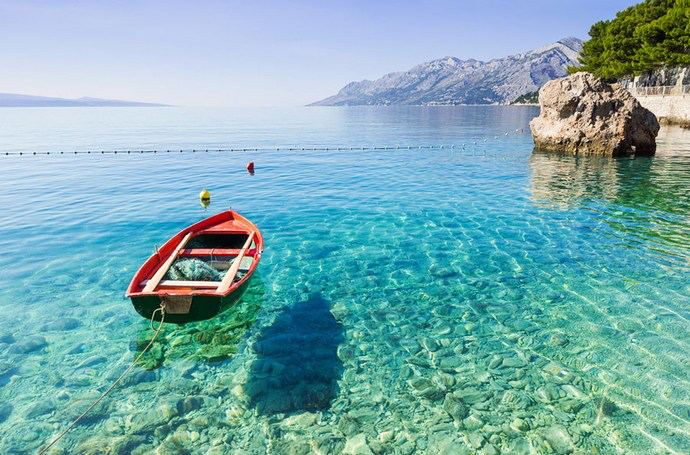
#> input picture lab2/brela.jpg, 690 x 455 px
$ python part2.py
#> lines starting #> are read from the running program, lines starting #| are printed output that depends on the picture
import numpy as np
from matplotlib.image import imread
import matplotlib.pyplot as plt
from sklearn.decomposition import PCA

image_raw = imread('brela.jpg')
#> image_raw is the input picture: shape (455, 690, 3); mean R, G, B 122.6, 172.5, 176.8
print(image_raw.shape)
#| (455, 690, 3)

image_sum = image_raw.sum(axis=2)
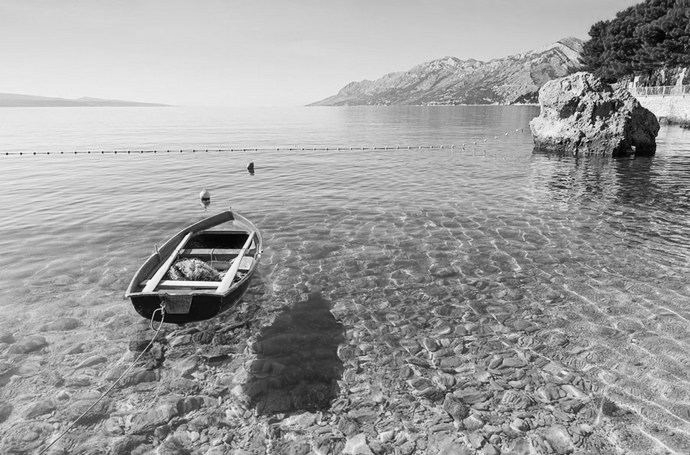
#> image_sum: shape (455, 690) uint64; min 1, max 760, mean 471.9; drawn with min black and max white
print(image_sum.shape)
#| (455, 690)
image_gray_scale = image_sum / image_sum.max()

plt.imshow(image_gray_scale, cmap='gray', vmin=0, vmax=1)
plt.colorbar()
plt.title('Brela gray scale', color='white', backgroundcolor='black')
plt.show()
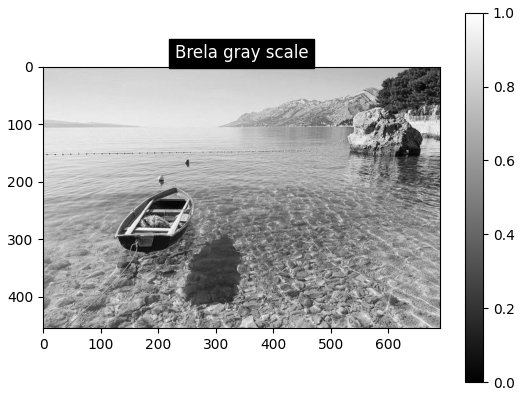
#> figure drawn by matplotlib, 2 panels

image_flattened = image_gray_scale.reshape(-1, image_gray_scale.shape[1])
pca = PCA()
pca.fit(image_flattened)
cumulative_variance = np.cumsum(pca.explained_variance_ratio_)  # cumulative variance

plt.figure(figsize=(8, 5))  # visualisation of cumulative variance
plt.plot(cumulative_variance, marker='*', color='#B00')
plt.xlabel('Number of components')
plt.ylabel('Cumulative explained variance')
plt.title('Cumulative explained variance & Number of components')
plt.grid(True)
plt.show()
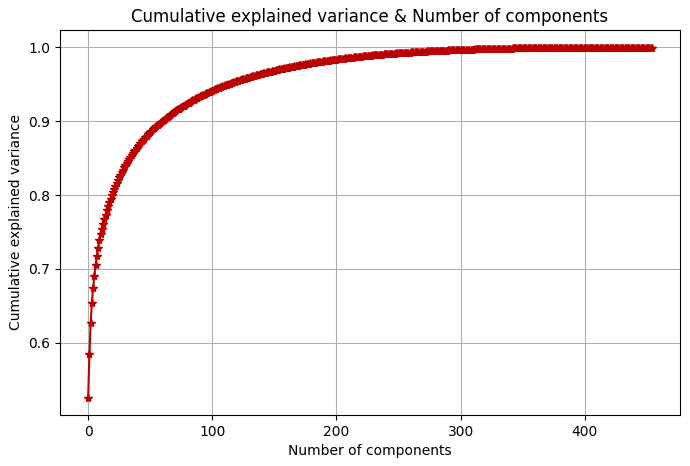
#> figure drawn by matplotlib, 1 panel; curve peaks at x = 453, y = 1

series = plt.figure(figsize=(16, 9), dpi=100)
part = series.subplots(3, 3, sharey=True, sharex=True)

percentage = 15
for i in range(9):
    num_components_i = np.argmax(cumulative_variance >= percentage/100) + 1
    pca_i = PCA(n_components=num_components_i)
    image_reduced = pca_i.fit_transform(image_flattened)
    image_reconstructed = pca_i.inverse_transform(image_reduced)
    image_reconstructed_2d = image_reconstructed.reshape(image_gray_scale.shape)
    percentage += 10

    plot_row = i // 3
    plot_column = i % 3

    part[plot_row, plot_column].imshow(image_reconstructed_2d, cmap='gray')
    part[plot_row, plot_column].set_title(f'Reconstructed image ({percentage}% variance)')
#> this loop made 9 passes
#> pass 1, `image_reconstructed = pca_i.inverse_transform(image_reduced)`:
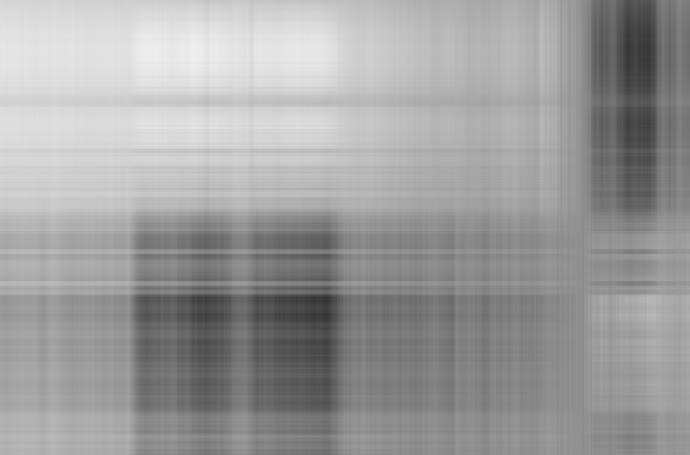
#> image_reconstructed: shape (455, 690) float64; min 0.205, max 0.945, mean 0.621
#> after the loop:
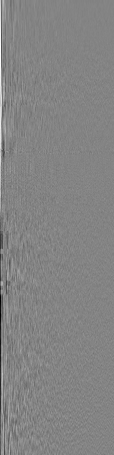
#> image_reduced: shape (455, 114) float64; min -5.69, max 5.31, mean -7.84e-18; drawn with min black and max white
#> after the loop, percentage = 105

plt.show()
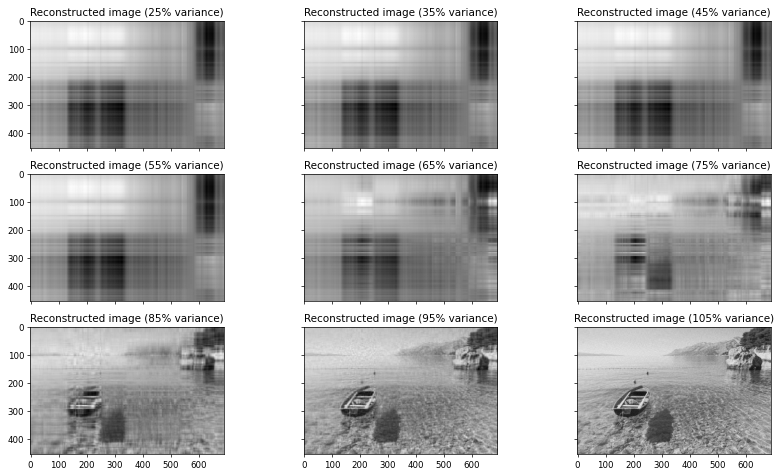
#> figure drawn by matplotlib, 9 panels

$ run again, with lab2/img.png saved as lab2/brela.jpg
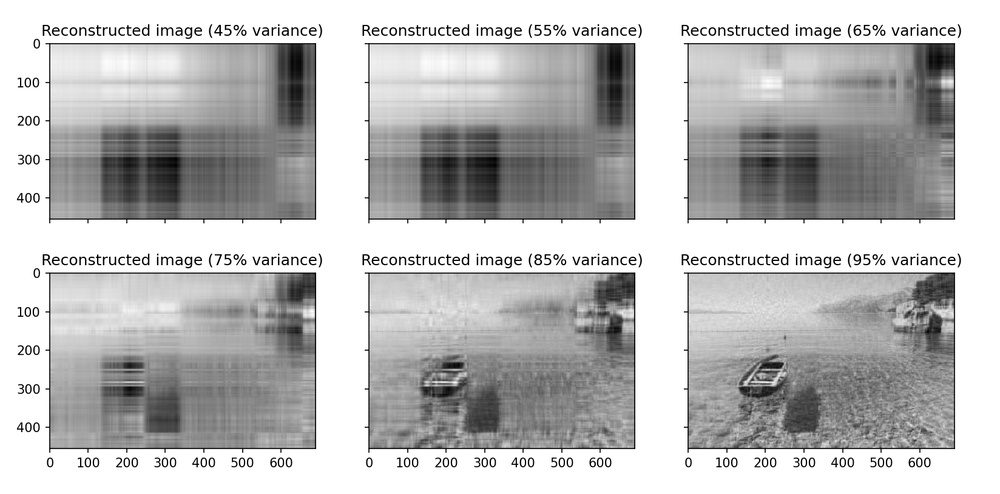
#> input picture lab2/img.png, 1000 x 494 px, shrunk from 1648 x 814 before the run
#> image_raw is the input picture: shape (494, 1000, 3); min 0, max 255, mean 188.1
#| (494, 1000, 3)
#| (494, 1000)
#> `plt.show()`:
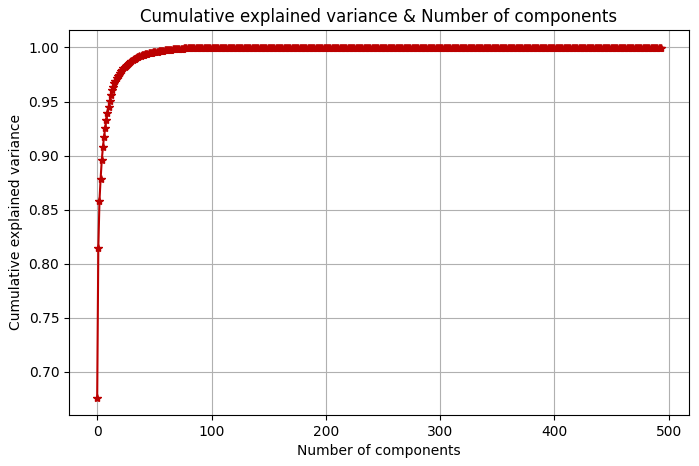
#> figure drawn by matplotlib, 1 panel; curve peaks at x = 430, y = 1
#> the loop `for i in range(9):` made 9 passes
#> pass 1, `image_reconstructed = pca_i.inverse_transform(image_reduced)`:
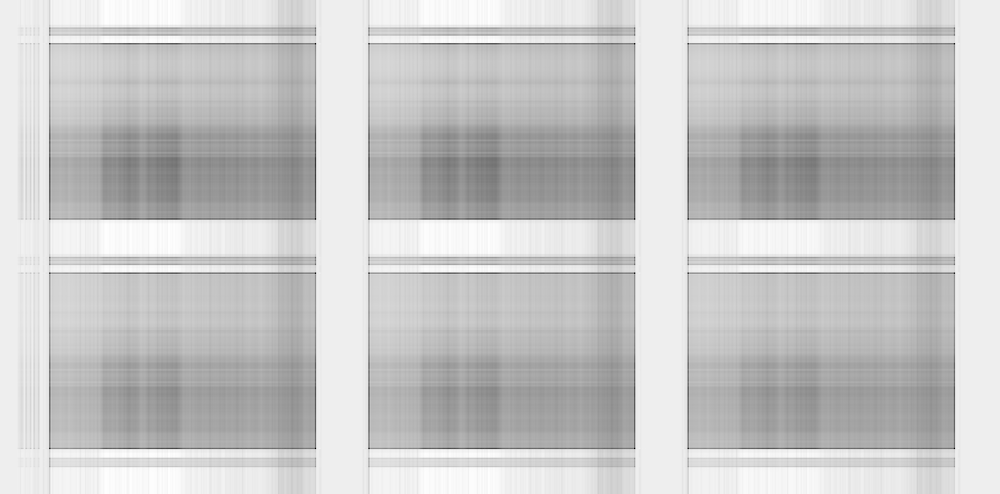
#> image_reconstructed: shape (494, 1000) float64; min -0.585, max 1.11, mean 0.738; drawn with min black and max white
#> after the loop `for i in range(9):`: percentage = 105

$ run again, with lab2/img_1.png saved as lab2/brela.jpg
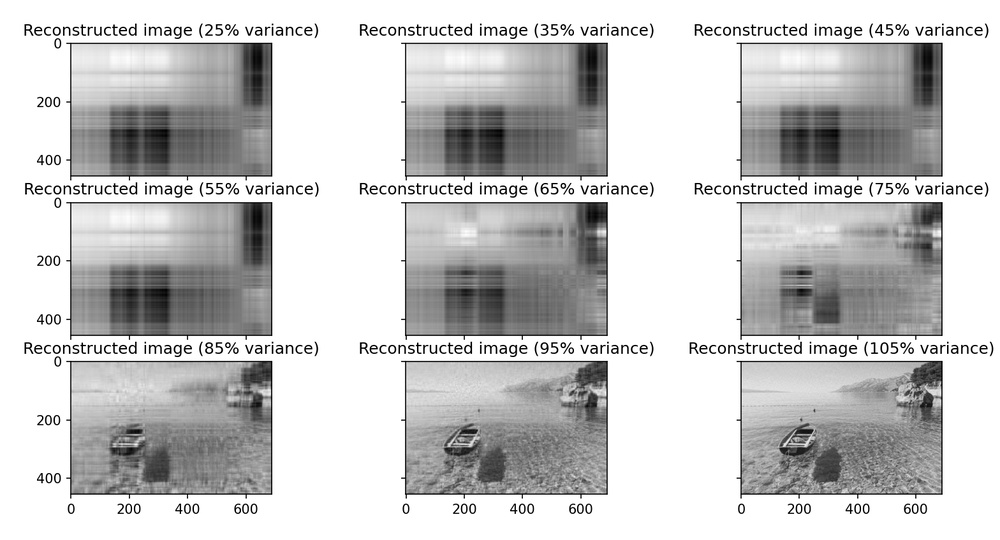
#> input picture lab2/img_1.png, 1000 x 540 px, shrunk from 1568 x 847 before the run
#> image_raw is the input picture: shape (540, 1000, 3); min 0, max 255, mean 199.8
#| (540, 1000, 3)
#| (540, 1000)
#> the loop `for i in range(9):` made 9 passes
#> pass 1, `image_reconstructed = pca_i.inverse_transform(image_reduced)`:
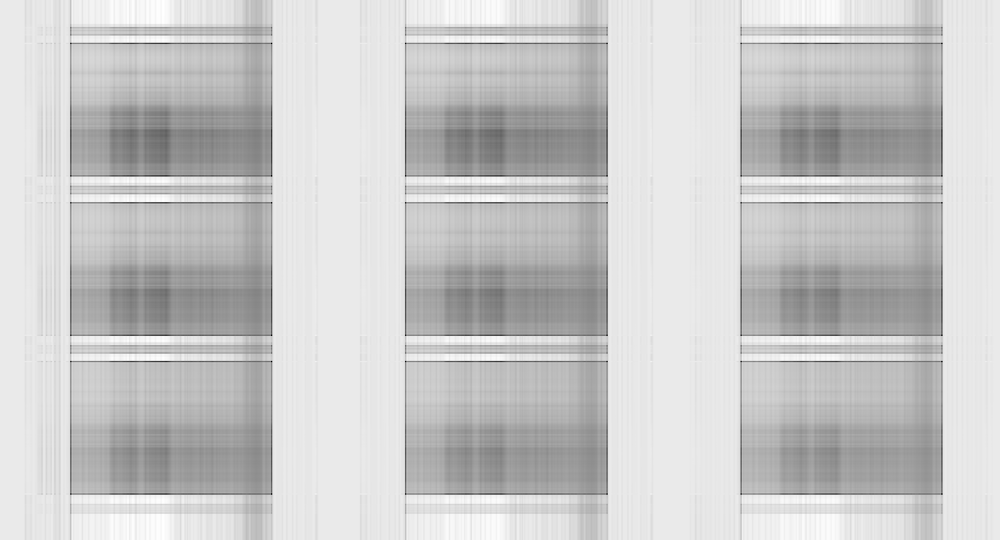
#> image_reconstructed: shape (540, 1000) float64; min -0.533, max 1.14, mean 0.784; drawn with min black and max white
#> after the loop `for i in range(9):`:
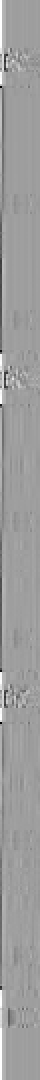
#> image_reduced: shape (540, 20) float64 (shown 2 times larger); min -13.42, max 8.25, mean -5.29e-16; drawn with min black and max white
#> after the loop `for i in range(9):`: percentage = 105
